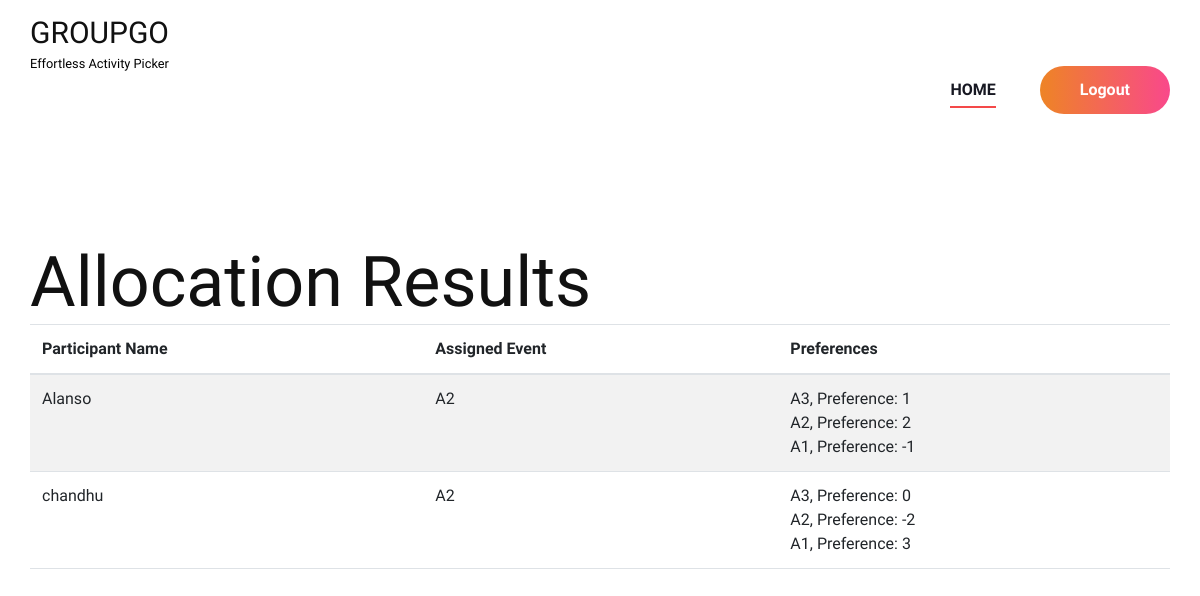
/view-allocation/, run on an earlier commit of the app's database.
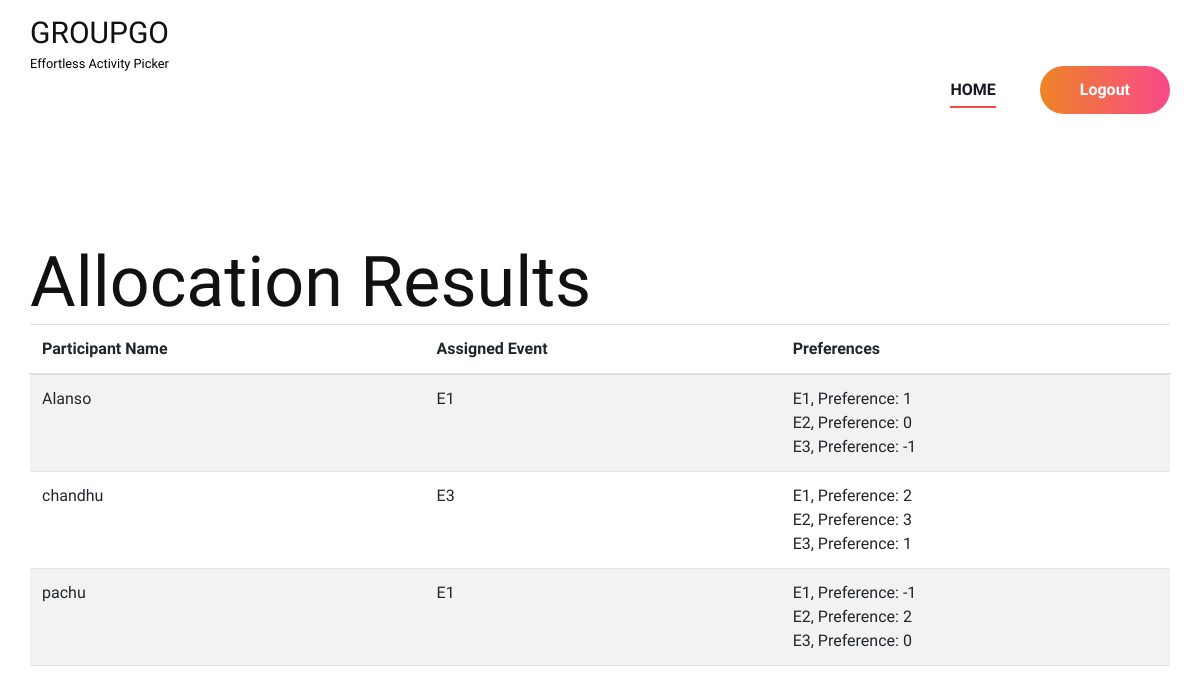
And on a later commit of the database.
### AllocationAdmin/models.py (models this page shows)
class Participant(models.Model):
    name=models.CharField(max_length=50)
    email=models.EmailField()
    is_active=models.BooleanField(default=True)
    created_on=models.DateTimeField(auto_now_add=True)
    updated_on=models.DateTimeField(auto_now=True)
    assigned_to=models.ForeignKey(Event,on_delete=models.CASCADE,null=True,related_name="OLD_ALLOCATION")
    assigned_to_new=models.ForeignKey(Event,on_delete=models.CASCADE,null=True,related_name='NEW_ALLOCATION')

class Event(models.Model):
    name=models.CharField(max_length=50)
    description=models.TextField(null=True,blank=True)
    min_participants=models.IntegerField()
    max_participants=models.IntegerField()
    code=models.CharField(max_length=50,unique=True)
    is_active = models.BooleanField(default=True)
    created_by=models.ForeignKey(User,on_delete=models.CASCADE)
    created_on=models.DateTimeField(auto_now_add=True)

class ParticipantActivity(models.Model):
    participant = models.ForeignKey(Participant, on_delete=models.CASCADE)
    event = models.ForeignKey(Event, on_delete=models.CASCADE)
    preference = models.IntegerField(default=0)  # Allowing negative, positive, and zero

### AllocationAdmin/views.py (the view)
# urls.py: path('view-allocation/', views.view_allocation, name='view_allocation'),
def view_allocation(request):
    participants = Participant.objects.all()
    return render(request, 'Organizer/allocation.html', {'participants': participants})

### templates/Organizer/allocation.html (shortened to what this page needs)
{% extends 'Organizer/Head.html' %}
{% block content %}
<br><br><br><br>
<!DOCTYPE html>
<html lang="en">
<head>
</head>
<body>
    <div class="container">
        <h1>Allocation Results</h1>
        <table class="table table-striped">
            <thead>
                <tr>
                    <th>Participant Name</th>
                    <th>Assigned Event</th>
                    <th>Preferences</th>
                </tr>
            </thead>
            <tbody>
                {% for participant in participants %}
                <tr>
                    <td>{{ participant.name }}</td>
                    <td>
                        {% if participant.assigned_to %}
                            {{ participant.assigned_to.name }}
                        {% else %}
                            None
                        {% endif %}
                    </td>
                    <td>
                        {% for pa in participant.participantactivity_set.all %}
                            {{ pa.event.name }}, Preference: {{ pa.preference }}<br>
                        {% endfor %}
                    </td>
                </tr>
                {% empty %}
                <tr>
                    <td colspan="3">No participants have been allocated yet.</td>
                </tr>
                {% endfor %}
            </tbody>
        </table>
    </div>
</body>
</html>
<br><br><br><br><br><br><br><br><br><br><br><br><br><br><br><br><br><br><br><br><br>
{% endblock content %}

### templates/Organizer/Head.html (shortened to what this page needs)
{% load static %}
<!DOCTYPE html>
<html lang="zxx">
<head>
  <link rel="stylesheet" href="https://cdn.datatables.net/1.10.24/css/dataTables.bootstrap4.min.css">
  <link href="https://cdn.jsdelivr.net/npm/bootstrap@5.3.0-alpha3/dist/css/bootstrap.min.css" rel="stylesheet"
>
    <link rel="stylesheet" href="{% static 'Main/css/bootstrap.min.css' %}" type="text/css">
    <link rel="stylesheet" href="{% static 'Main/css/font-awesome.min.css' %}" type="text/css">
    <link rel="stylesheet" href="{% static 'Main/css/elegant-icons.css' %}" type="text/css">
    <link rel="stylesheet" href="{% static 'Main/css/owl.carousel.min.css' %}" type="text/css">
    <link rel="stylesheet" href="{% static 'Main/css/magnific-popup.css' %}" type="text/css">
    <link rel="stylesheet" href="{% static 'Main/css/slicknav.min.css' %}" type="text/css">
    <link rel="stylesheet" href="{% static 'Main/css/style.css' %}" type="text/css">
    <link rel="stylesheet" href="{% static 'Form/form.css' %}" />
</head>
<body>
    <header class="header-section">
        <div class="container">
            <div class="logo" style="padding-top: 15px !important;">
                <a href="{% url 'home' %}" class="">
                    <h3>GROUPGO</h3> <span class="small text-black">Effortless Activity Picker</span>
                </a>
            </div>
            <div class="nav-menu" style="padding-top:36px ;">
                <nav class="mainmenu mobile-menu">
                    <ul>
                        <li class="active"><a href="{% url 'index' %}">Home</a></li>
                    </ul>
                </nav>
                <a href="{% url 'logout' %}" class="primary-btn top-btn">Logout</a>
            </div>
        </div>
    </header>
    {% block content %}
    {% endblock content %}

### static/Main/css/style.css (style rules this page uses)
html, body { height: 100%; font-family: "Work Sans", sans-serif; -webkit-font-smoothing: antialiased; font-smoothing: antialiased; }
h1, h2, h3, h4, h5, h6 { margin: 0; color: #111111; font-weight: 400; font-family: "Work Sans", sans-serif; }
h1 { font-size: 70px; }
h3 { font-size: 30px; }
ul, ol { padding: 0; margin: 0; }
.primary-btn { display: inline-block; font-size: 16px; font-weight: 600; padding: 12px 40px; color: #ffffff; text-align: center; border-radius: 50px; background-image: -webkit-gradient(linear, left top, right top, from(#ee8425), to(#f9488b)), -webkit-gradient(linear, left top, right top, from(#ee8425), to(#f9488b)); background-image: -o-linear-gradient(left, #ee8425 0%, #f9488b 100%), -o-linear-gradient(left, #ee8425 0%, #f9488b 100%); background-image: linear-gradient(to right, #ee8425 0%, #f9488b 100%), linear-gradient(to right, #ee8425 0%, #f9488b 100%); }
.header-section { display: -webkit-box; display: -ms-flexbox; display: flex; }
.logo { float: left; padding-top: 36px; padding-bottom: 37px; }
.logo a { display: inline-block; }
.nav-menu { float: right; }
.nav-menu .mainmenu { display: inline-block; }
.nav-menu .mainmenu ul li { display: inline-block; list-style: none; margin-right: 40px; position: relative; }
.nav-menu .mainmenu ul li.active a:after { opacity: 1; }
.nav-menu .mainmenu ul li a { font-size: 16px; color: #171822; text-transform: uppercase; font-weight: 600; padding: 42px 0; position: relative; display: inline-block; }
.nav-menu .mainmenu ul li a:after { position: absolute; left: 0; bottom: 36px; height: 2px; width: 100%; background: #F44949; content: ""; opacity: 0; -webkit-transition: all 0.3s; -o-transition: all 0.3s; transition: all 0.3s; }
.nav-menu .primary-btn.top-btn { margin: 27px 0; }
@media only screen and (min-width: 1200px) { .container { max-width: 1170px; } }

What changed in the data, as far as the page shows it:
changed Participant "Alanso": assigned_to.name "A2" → "E1"
changed through a linked row, ParticipantActivity (number 1 of 9 on the later page): event.name "A3" → "E1"
changed ParticipantActivity (number 2 of 9 on the later page): event.name "A2" → "E2"; preference "2" → "0"
changed through a linked row, ParticipantActivity (number 3 of 9 on the later page): event.name "A1" → "E3"
changed Participant "chandhu": assigned_to.name "A2" → "E3"
changed ParticipantActivity (number 4 of 9 on the later page): event.name "A3" → "E1"; preference "0" → "2"
changed ParticipantActivity (number 5 of 9 on the later page): event.name "A2" → "E2"; preference "-2" → "3"
changed ParticipantActivity (number 6 of 9 on the later page): event.name "A1" → "E3"; preference "3" → "1"
added Participant: name "pachu", assigned_to.name "E1"
added ParticipantActivity: event.name "E1", preference "-1", shown under "pachu"
added ParticipantActivity: event.name "E2", preference "2", shown under "pachu"
added ParticipantActivity: event.name "E3", preference "0", shown under "pachu"
